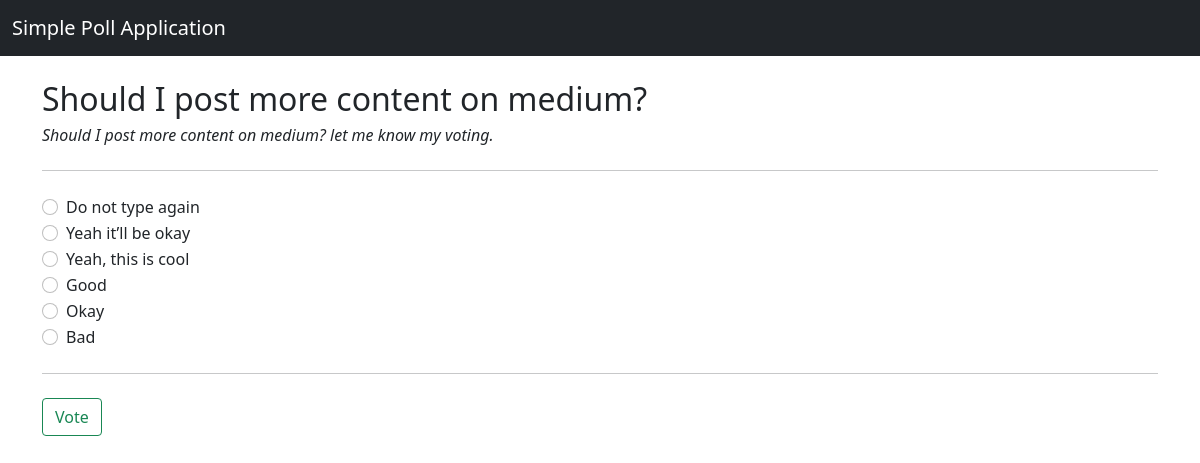
/poll/1/, run on the app's committed database.
### PollApp/models.py (models this page shows, shortened)
class Poll(models.Model):
    name = models.CharField(max_length=50)
    description = models.TextField()
    choices = models.ManyToManyField(
        Choice, related_name='related_polls', blank=True)

class Choice(models.Model):
    name = models.CharField(max_length=20)

### PollApp/views.py (the view, shortened to what this page needs)
# urls.py: path("poll/<int:poll_id>/", views.PollView.as_view(), name="poll"),
class PollView(View):
    def get(self, request, poll_id):
        poll = Poll.objects.get(id=poll_id)
        return render(
            request,
            template_name="PollApp/poll.html",
            context={
                "poll": poll,
            }
        )

### PollApp/templates/PollApp/poll.html (shortened to what this page needs)
{% extends 'base.html' %}
{% block body %}
<h2> {{ poll.name }} </h2>
<i>
  <h6> {{ poll.description }} </h6>
</i>
<hr class="my-4">
<form method="post">
  {% for choice in poll.choices.all %}
  <div class="form-check">
    <input class="form-check-input" type="radio" name="choice_id" id="{{ choice.id }}" value="{{ choice.id }}">
    <label class="form-check-label" for="{{ choice.id }}">
      {{ choice.name }}
    </label>
  </div>
  {% endfor %}
  <hr class="my-4">
  <button class="btn btn-outline-success">Vote</button>
</form>
{% endblock %}

### PollApp/templates/base.html (shortened to what this page needs)
<!DOCTYPE html>
<html lang="en">
<head>
  <link href="https://cdn.jsdelivr.net/npm/bootstrap@5.1.3/dist/css/bootstrap.min.css" rel="stylesheet">
</head>
<body>
  <nav class="navbar navbar-expand-lg navbar-dark bg-dark">
    <div class="container-fluid">
      <a class="navbar-brand" href="{% url 'PollApp:home' %}">Simple Poll Application</a>
    </div>
  </nav>
  <br>
  <div class="container">
    {% block body %}
    {% endblock %}
  </div>
</body>
</html>

### data on the page
Poll: name "Should I post more content on medium?", description "Should I post more content on medium? let me know my voting."
Choice: name "Do not type again"
Choice: name "Yeah it’ll be okay"
Choice: name "Yeah, this is cool"
Choice: name "Good"
Choice: name "Okay"
Choice: name "Bad"
